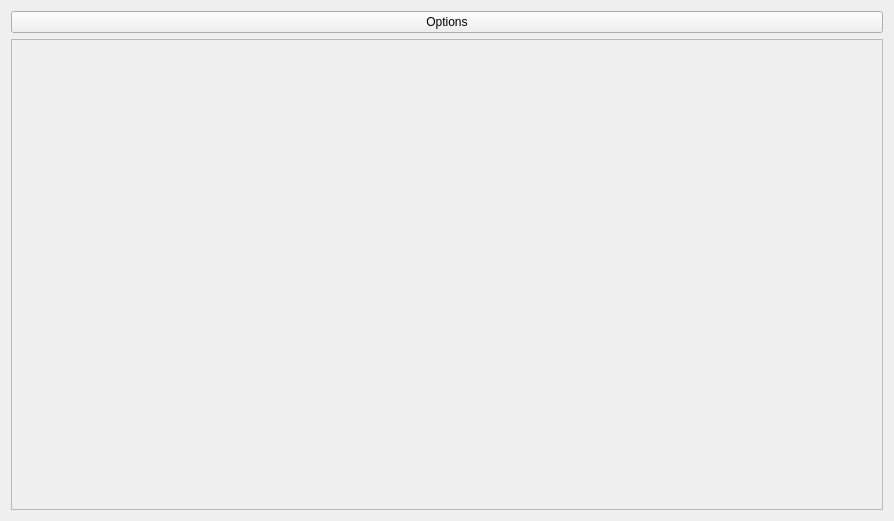
<?xml version="1.0" encoding="UTF-8"?>
<ui version="4.0">
 <class>widget</class>
 <widget class="QWidget" name="widget">
  <property name="geometry">
   <rect>
    <x>0</x>
    <y>0</y>
    <width>894</width>
    <height>521</height>
   </rect>
  </property>
  <property name="windowTitle">
   <string>Form</string>
  </property>
  <layout class="QVBoxLayout" name="verticalLayout">
   <item>
    <widget class="QPushButton" name="opcionesPushButton">
     <property name="text">
      <string>Options</string>
     </property>
    </widget>
   </item>
   <item>
    <widget class="QScrollArea" name="scrollArea">
     <property name="widgetResizable">
      <bool>true</bool>
     </property>
     <widget class="QWidget" name="scrollAreaWidgetContents">
      <property name="geometry">
       <rect>
        <x>0</x>
        <y>0</y>
        <width>874</width>
        <height>472</height>
       </rect>
      </property>
     </widget>
    </widget>
   </item>
  </layout>
 </widget>
 <resources/>
 <connections/>
</ui>
